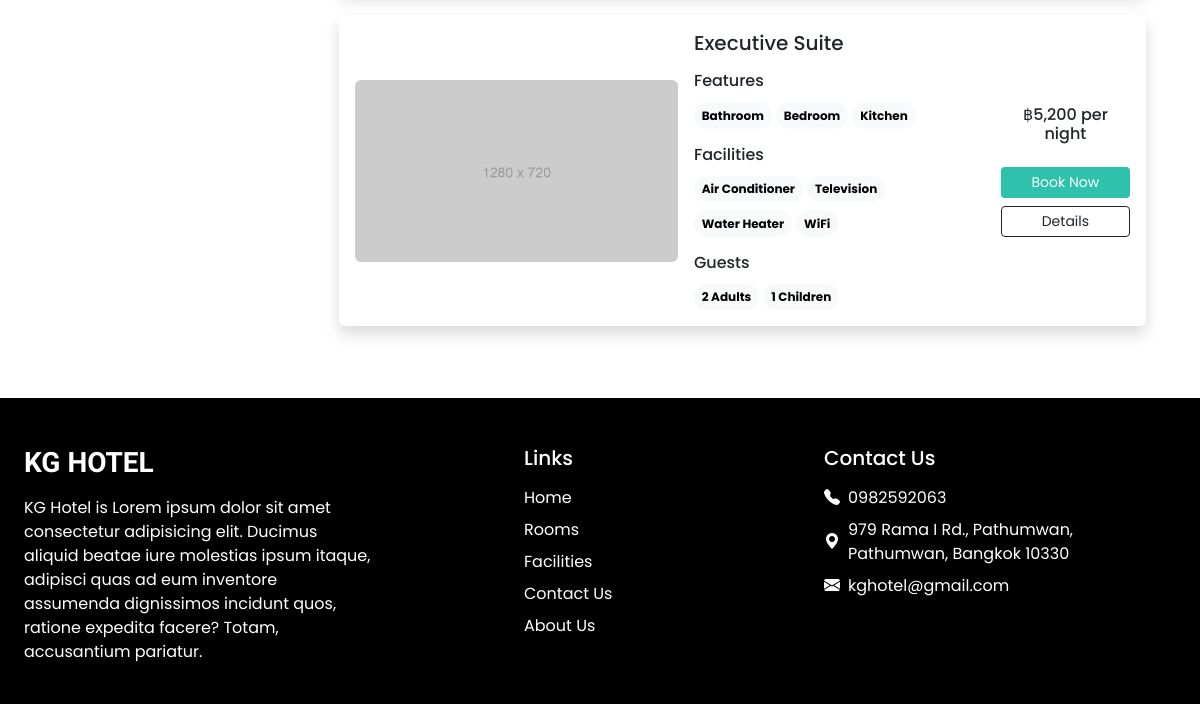
Before: /rooms.php (lower part) with the older database file.
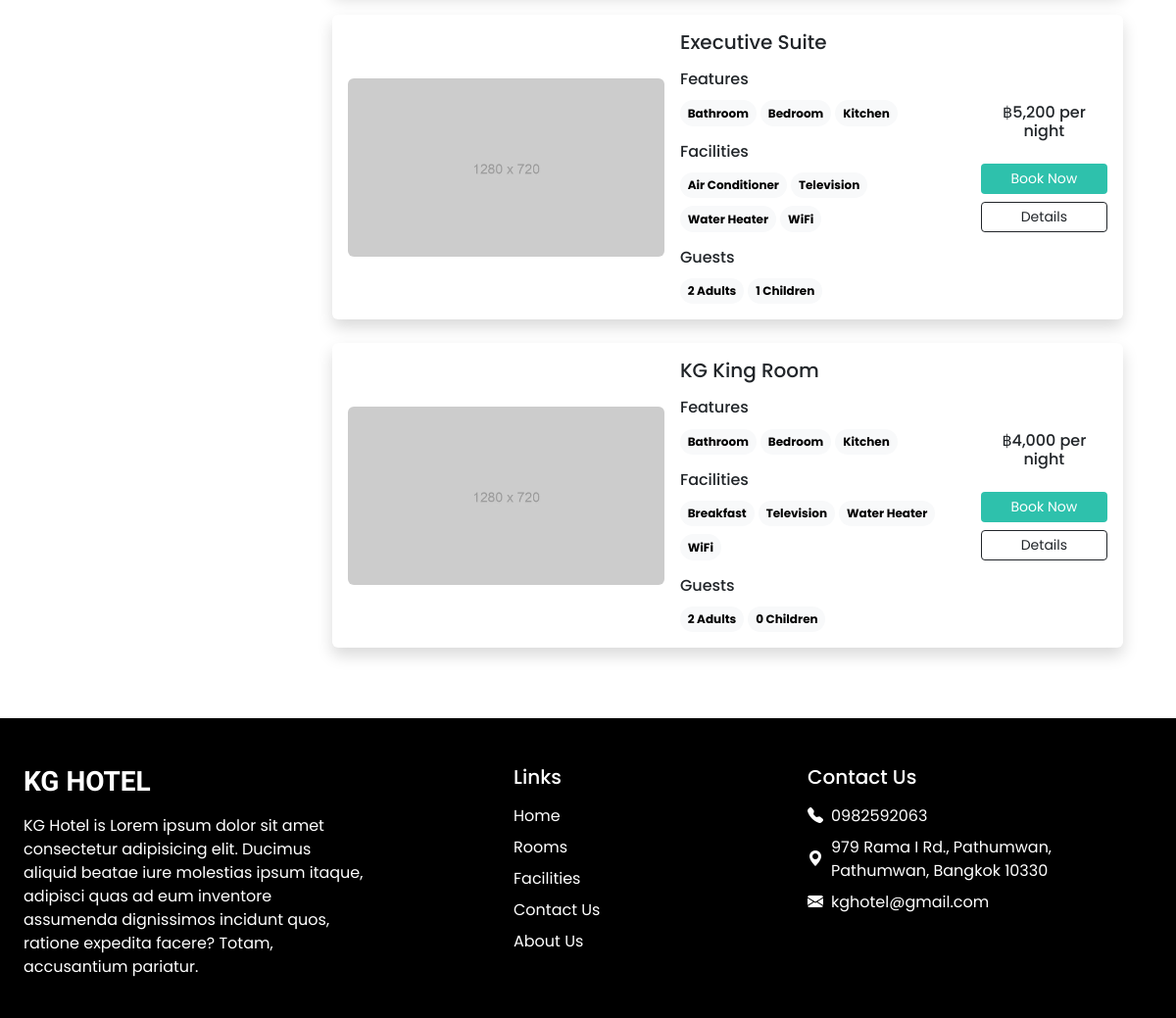
After: the same page with the newer database file.
### tables this page shows
CREATE TABLE `room` (
  `id` int(11) NOT NULL,
  `name` varchar(150) NOT NULL,
  `area` int(11) NOT NULL,
  `price` int(11) NOT NULL,
  `quant` int(11) NOT NULL,
  `adult` int(11) NOT NULL,
  `children` int(11) NOT NULL,
  `description` text NOT NULL,
  `status` int(11) NOT NULL DEFAULT 1
);

CREATE TABLE `setting` (
  `sr_no` int(11) NOT NULL,
  `site_title` varchar(50) NOT NULL,
  `site_about` varchar(255) NOT NULL,
  `shutdown` tinyint(1) NOT NULL
);

CREATE TABLE `contact_details` (
  `sr_no` int(11) NOT NULL,
  `address` varchar(255) NOT NULL,
  `gmap` longtext NOT NULL,
  `pn1` varchar(10) NOT NULL,
  `pn2` varchar(10) NOT NULL,
  `email` varchar(50) NOT NULL
);

### server/class/room.php (called while the page is built, shortened)
<?php
class Room {
    private $conn;
    public function __construct($db) {
        $this->conn = $db;
    }
    public function getRooms() {
        $query = "
            SELECT r.id, r.name, r.area, r.price, r.quant, r.adult, r.children, r.description,
                   rc.cover,
                   GROUP_CONCAT(DISTINCT f.name) AS features,
                   GROUP_CONCAT(DISTINCT fc.name) AS facilities
            FROM room r
            LEFT JOIN room_covers rc ON r.id = rc.id_room
            LEFT JOIN room_features rf ON r.id = rf.id_room
            LEFT JOIN features f ON rf.id_features = f.id
            LEFT JOIN room_facilities rfc ON r.id = rfc.id_room
            LEFT JOIN facilities fc ON rfc.id_facilities = fc.id
            WHERE r.status = 1
            GROUP BY r.id
        ";
        $stmt = $this->conn->prepare($query);
        $stmt->execute();
        return $stmt->fetchAll(PDO::FETCH_ASSOC);
    }
}
$database = new Database();
$db = $database->getConnection();
$roomObj = new Room($db);
$rooms = $roomObj->getRooms();
?>

### server/class/setting.php (called while the page is built, shortened)
<?php
class Setting {
    private $conn;
    public function __construct($db) {
        $this->conn = $db;
    }
    public function getSettingInfo() {
        $query = "SELECT * FROM setting WHERE sr_no = 1";
        $stmt = $this->conn->prepare($query);
        $stmt->execute();
        return $stmt->fetch(PDO::FETCH_ASSOC);
    }
}
$database = new Database();
$db = $database->getConnection();
$setting = new Setting($db);
$setting_info = $setting->getSettingInfo();
$site_title = $setting_info['site_title'];
$site_about = $setting_info['site_about'];
?>

### server/class/contact_detail.php (called while the page is built, shortened)
<?php
class ContactDetail {
    private $conn;
    public function __construct($db) {
        $this->conn = $db;
    }
    public function getContactInfo() {
        $query = "SELECT * FROM contact_details WHERE sr_no = 1";
        $stmt = $this->conn->prepare($query);
        $stmt->execute();
        return $stmt->fetch(PDO::FETCH_ASSOC);
    }
}
$database = new Database();
$db = $database->getConnection();
$contact_detail = new ContactDetail($db);
$contact_info = $contact_detail->getContactInfo();
$address = $contact_info['address'];
$pn1 = $contact_info['pn1'];
$email = $contact_info['email'];
?>

### rooms.php (the view, shortened to what this page needs)
<?php
require('public/db_config.php');
require('server/class/contact_detail.php');
require('server/class/room.php');
?>
<!doctype html>
<html lang="en">
<head>
    <?php require('public/link.php'); ?>
    <link rel="stylesheet" href="https://cdn.jsdelivr.net/npm/swiper@11/swiper-bundle.min.css">
    <link rel="stylesheet" href="css/style.css">
</head>
<body>
    <div class="container">
        <div class="row">
            <div class="col-lg-3 col-md-12 mb-4 mb-lg-0 px-lg-0">
            </div>
            <div class="col-lg-9 col-md-12 px-4">
                <?php foreach ($rooms as $room): ?>
                <div class="card mb-4 border-0 shadow">
                    <div class="row g-0 p-3 align-items-center">
                        <div class="col-md-5 mb-lg-0 mb-md-0 mb-3">
                            <img src="uploads/rooms/covers/<?php echo $room['cover']; ?>"
                                class="img-fluid rounded w-100 h-100 object-fit-cover">
                        </div>
                        <div class="col-md-5 px-lg-3 px-md-3 px-0">
                            <h5 class="mb-3"><?php echo $room['name']; ?></h5>
                            <div class="features mb-3">
                                <h6 class="mb-1">Features</h6>
                                <?php
                                $features = explode(',', $room['features']);
                                foreach ($features as $feature):
                                ?>
                                <span
                                    class="badge rounded-pill text-bg-light text-wrap lh-base mt-2"><?php echo $feature; ?></span>
                                <?php endforeach; ?>
                            </div>
                            <div class="facilities mb-3">
                                <h6 class="mb-1">Facilities</h6>
                                <?php
                                $facilities = explode(',', $room['facilities']);
                                foreach ($facilities as $facility):
                                ?>
                                <span
                                    class="badge rounded-pill text-bg-light text-wrap lh-base mt-2"><?php echo $facility; ?></span>
                                <?php endforeach; ?>
                            </div>
                            <div class="guests">
                                <h6 class="mb-1">Guests</h6>
                                <span
                                    class="badge rounded-pill text-bg-light text-wrap lh-base mt-2"><?php echo $room['adult']; ?>
                                    Adults</span>
                                <span
                                    class="badge rounded-pill text-bg-light text-wrap lh-base mt-2"><?php echo $room['children']; ?>
                                    Children</span>
                            </div>
                        </div>
                        <div class="col-md-2 text-center">
                            <h6 class="my-4 mt-lg-0 mt-md-0">฿<?php echo number_format($room['price'], 0); ?> per night
                            </h6>
                            <a href="#" class="btn btn-sm w-100 text-white custom-bg shadow-none mb-2">Book Now</a>
                            <a href="room_detail.php?id=<?php echo $room['id']; ?>"
                                class="btn btn-sm w-100 btn-outline-dark shadow-none">Details</a>
                        </div>
                    </div>
                </div>
                <?php endforeach; ?>
            </div>
        </div>
    </div>
    <?php require('inc/footer.php'); ?>
</body>
</html>

### public/link.php (shortened to what this page needs)
<link href="https://cdn.jsdelivr.net/npm/bootstrap@5.3.5/dist/css/bootstrap.min.css" rel="stylesheet"
>
<link rel="stylesheet" href="https://cdn.jsdelivr.net/npm/bootstrap-icons@1.11.3/font/bootstrap-icons.min.css">

### inc/footer.php
<?php
require('server/class/setting.php');
?>
<footer class="container-fluid bg-black text-white mt-5 pt-5">
    <div class="row justify-content-between">
        <div class="col-12 col-md-6 col-lg-4 mb-4 px-4">
            <h3 class="h-font fw-bold fs-3 mb-3"><?= htmlspecialchars($site_title) ?></h3>
            <p><?= nl2br(htmlspecialchars($site_about)) ?></p>
        </div>
        <div class="col-6 col-md-6 col-lg-2 mb-4 px-4">
            <h5 class="mb-3">Links</h5>
            <ul class="list-unstyled">
                <li><a href="index.php" class="text-white text-decoration-none d-block mb-2">Home</a></li>
                <li><a href="rooms.php" class="text-white text-decoration-none d-block mb-2">Rooms</a></li>
                <li><a href="facilities.php" class="text-white text-decoration-none d-block mb-2">Facilities</a></li>
                <li><a href="contact.php" class="text-white text-decoration-none d-block mb-2">Contact Us</a></li>
                <li><a href="about.php" class="text-white text-decoration-none d-block mb-2">About Us</a></li>
            </ul>
        </div>
        <div class="col-12 col-md-6 col-lg-4 mb-4 px-4">
            <h5 class="mb-3">Contact Us</h5>
            <div class="mb-2 d-flex align-items-center">
                <i class="bi bi-telephone-fill me-2"></i>
                <a href="tel:<?= htmlspecialchars($pn1) ?>"
                    class="text-white text-decoration-none"><?= htmlspecialchars($pn1) ?></a>
            </div>
            <div class="mb-2 d-flex align-items-center">
                <i class="bi bi-geo-alt-fill me-2"></i>
                <span><?= htmlspecialchars($address) ?></span>
            </div>
            <div class="mb-2 d-flex align-items-center">
                <i class="bi bi-envelope-fill me-2"></i>
                <a href="mailto:<?= htmlspecialchars($email) ?>"
                    class="text-white text-decoration-none"><?= htmlspecialchars($email) ?></a>
            </div>
        </div>
    </div>
</footer>

### css/style.css (style rules this page uses)
:root { --teal: #2ec1ac; --tealHover: #279e8c; }
* { font-family: "Poppins", sans-serif; }
.h-font { font-family: "Merienda", cursive; }
.custom-bg { background-color: var(--teal); }

Changed rows visible on the page:
added room: name "KG King Room", feature "Bathroom", feature "Bedroom", feature "Kitchen", facility "Breakfast", facility "Television", facility "Water Heater", facility "WiFi", adult "2", children "0", price "4,000"
